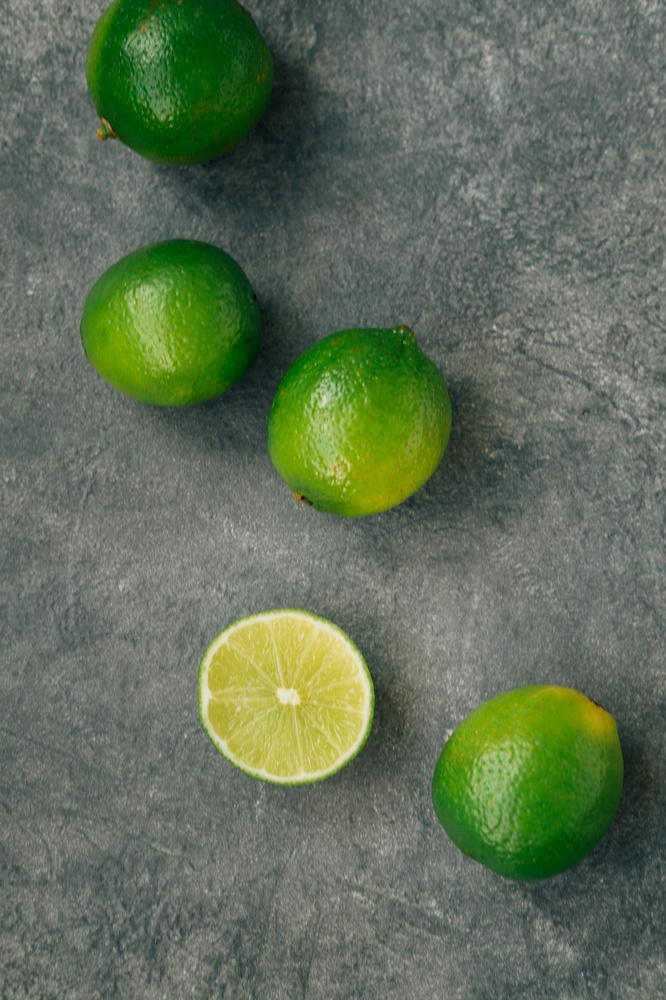
#> input picture opencv/input/lime.jpg, 666 x 1000 px, shrunk from 3632 x 5456 before the run
$ python cv2_histogram1.py
#> lines starting #> are read from the running program, lines starting #| are printed output that depends on the picture
# 히스토그램
from matplotlib import pyplot as plt
import cv2
import os
import numpy as np

# 영상 읽기
path = os.path.join('../input', 'lime.jpg')
img1 = cv2.imread(path, cv2.IMREAD_GRAYSCALE)
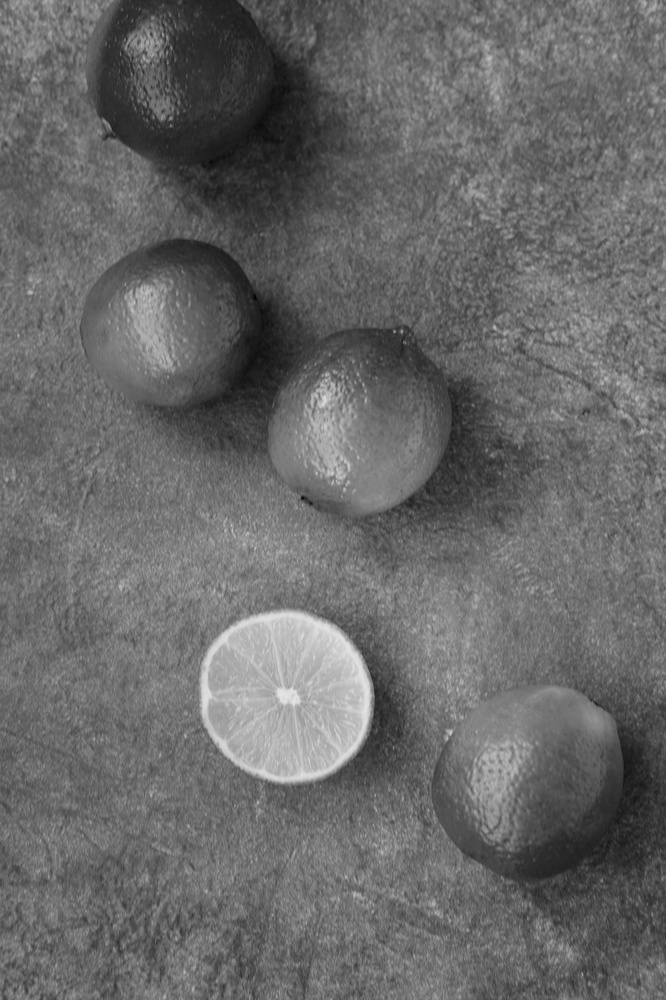
#> img1: shape (1000, 666); min 4, max 229, mean 104.3

# 히스토그램 계산
ch1 = [0]; ch2 = [0]; ch3 = [0]
ranges1 = [0,255]; ranges2 = [0,128]; ranges3 = [128,256]
histSize1 = [256]; histSize2 = [128]; histSize3 = [128]
hist1 = cv2.calcHist([img1], ch1, None, histSize1, ranges1)
#> hist1 = 256 values, max 13426 at index 109, min 0 at index 0, mean 2601.6
hist2 = cv2.calcHist([img1], ch2, None, histSize2, ranges2)
#> hist2 = 128 values, max 13426 at index 109, min 0 at index 0, mean 4404.6
hist3 = cv2.calcHist([img1], ch3, None, histSize3, ranges3)
#> hist3 = 128 values, max 6517 at index 0, min 0 at index 102, mean 798.5

# 히스토그램 출력 및 지정
bin_x1 = np.arange(256)
bin_x2 = np.arange(128)
bin_x3 = np.arange(128)+128

plt.title("Histogram")
plt.xlabel("Bin")
plt.ylabel("Frequency")
plt.plot(bin_x1, hist1, color='b')
plt.bar(bin_x2, hist2[:,0], width=6, color='r')
plt.bar(bin_x3, hist3[:,0], width=6, color='g')
plt.grid(True, lw=1, ls='--', c='.75')
plt.xlim([0,255])

plt.show()
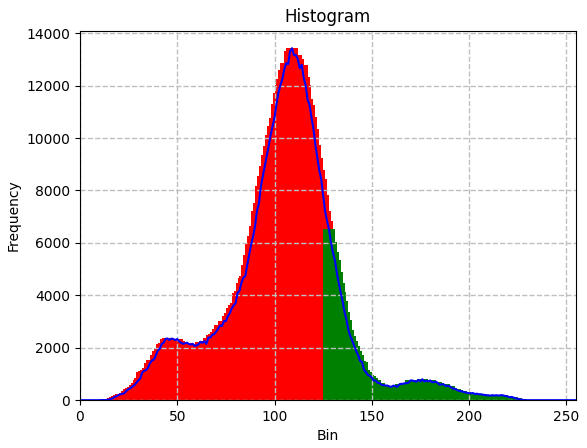
#> figure drawn by matplotlib, 1 panel; tallest bar 13426 high, from x = 106 to 112; tallest bar 6517 high, from x = 125 to 131; curve peaks at x = 109, y = 13426

$ run again, with opencv/input/img1.jpg copied over opencv/input/lime.jpg
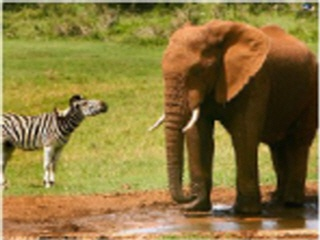
#> input picture opencv/input/img1.jpg, 320 x 240 px
#> `img1 = cv2.imread(path, cv2.IMREAD_GRAYSCALE)`:
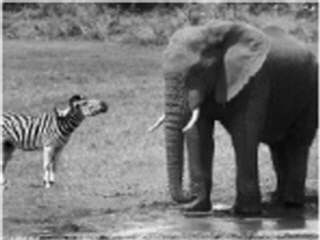
#> img1: shape (240, 320); min 1, max 250, mean 117.8
#> hist1 = 256 values, max 874 at index 151, min 0 at index 0, mean 300
#> hist2 = 128 values, max 556 at index 127, min 0 at index 0, mean 267.2
#> hist3 = 128 values, max 874 at index 23, min 0 at index 123, mean 332.8
#> `plt.show()`:
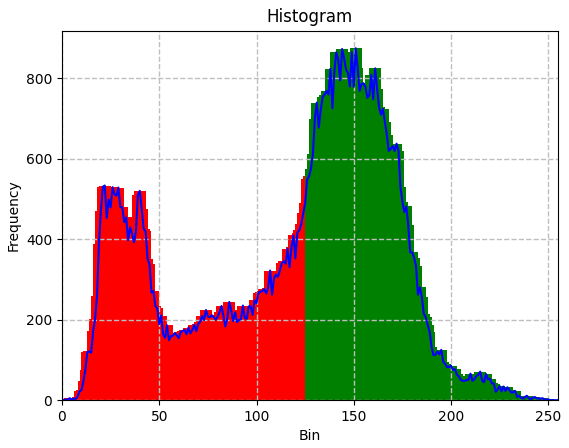
#> figure drawn by matplotlib, 1 panel; tallest bar 556 high, from x = 124 to 130; tallest bar 874 high, from x = 148 to 154; curve peaks at x = 151, y = 874

$ run again, with opencv/input/img10.jpg copied over opencv/input/lime.jpg
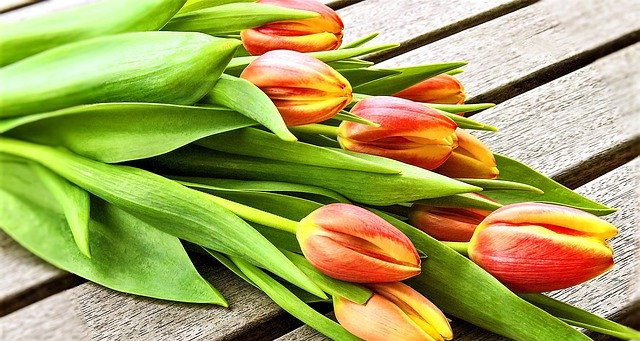
#> input picture opencv/input/img10.jpg, 640 x 341 px
#> `img1 = cv2.imread(path, cv2.IMREAD_GRAYSCALE)`:
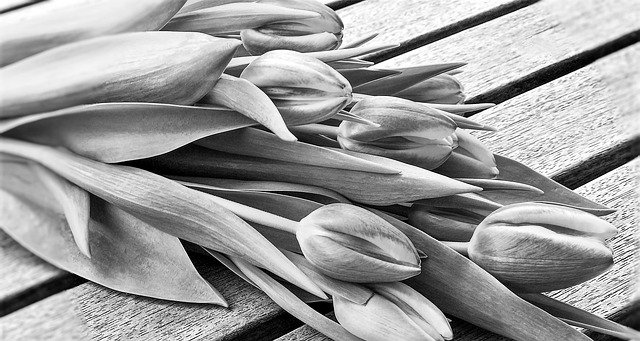
#> img1: shape (341, 640); min 0, max 255, mean 154.5
#> hist1 = 256 values, max 1839 at index 233, min 0 at index 255, mean 841.1
#> hist2 = 128 values, max 1188 at index 0, min 268 at index 5, mean 615.6
#> hist3 = 128 values, max 2920 at index 127, min 680 at index 21, mean 1089.4
#> `plt.show()`:
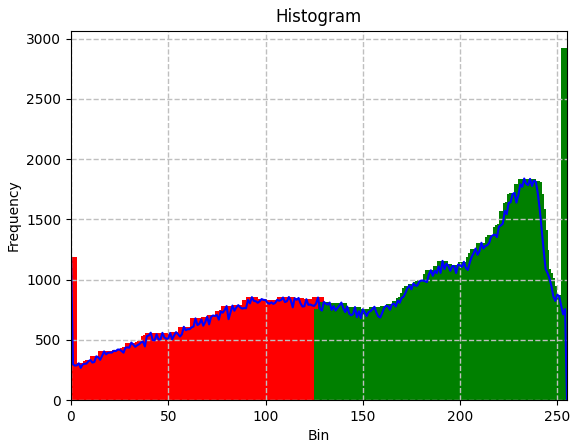
#> figure drawn by matplotlib, 1 panel; tallest bar 1188 high, from x = -3 to 3; tallest bar 2920 high, from x = 252 to 258; curve peaks at x = 233, y = 1839

$ run again, with opencv/input/img11.jpg copied over opencv/input/lime.jpg
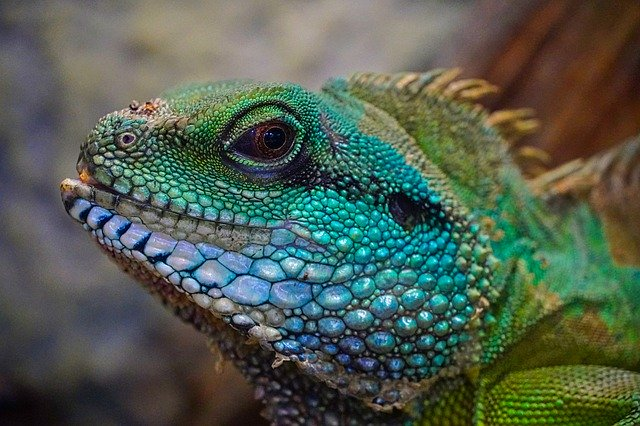
#> input picture opencv/input/img11.jpg, 640 x 426 px
#> `img1 = cv2.imread(path, cv2.IMREAD_GRAYSCALE)`:
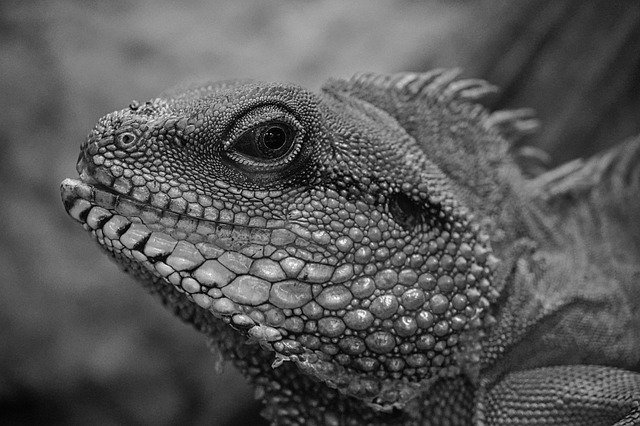
#> img1: shape (426, 640); min 0, max 255, mean 88.1
#> hist1 = 256 values, max 2563 at index 59, min 0 at index 255, mean 1064.9
#> hist2 = 128 values, max 2563 at index 59, min 122 at index 1, mean 1695.3
#> hist3 = 128 values, max 1703 at index 17, min 1 at index 124, mean 434.7
#> `plt.show()`:
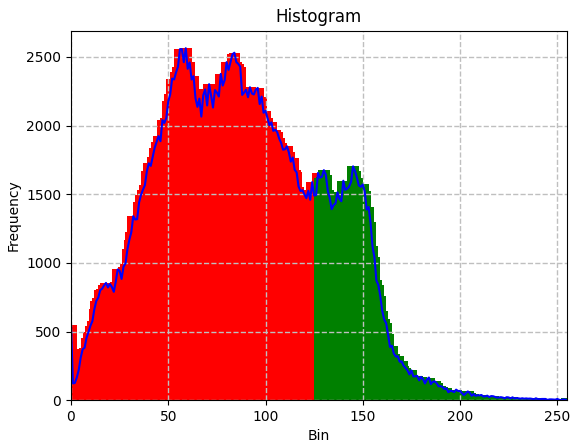
#> figure drawn by matplotlib, 1 panel; tallest bar 2563 high, from x = 56 to 62; tallest bar 1703 high, from x = 142 to 148; curve peaks at x = 59, y = 2563
